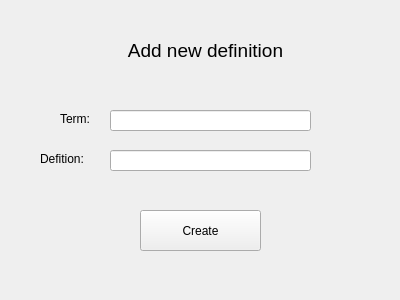
<?xml version="1.0" encoding="UTF-8"?>
<ui version="4.0">
 <class>AddDefinition</class>
 <widget class="QWidget" name="AddDefinition">
  <property name="geometry">
   <rect>
    <x>0</x>
    <y>0</y>
    <width>400</width>
    <height>300</height>
   </rect>
  </property>
  <property name="windowTitle">
   <string>AddDefinition</string>
  </property>
  <widget class="QPushButton" name="createButton">
   <property name="geometry">
    <rect>
     <x>140</x>
     <y>210</y>
     <width>121</width>
     <height>41</height>
    </rect>
   </property>
   <property name="text">
    <string>Create</string>
   </property>
  </widget>
  <widget class="QLineEdit" name="termLineEdit">
   <property name="geometry">
    <rect>
     <x>110</x>
     <y>110</y>
     <width>201</width>
     <height>21</height>
    </rect>
   </property>
  </widget>
  <widget class="QLineEdit" name="definitionLineEdit">
   <property name="geometry">
    <rect>
     <x>110</x>
     <y>150</y>
     <width>201</width>
     <height>21</height>
    </rect>
   </property>
  </widget>
  <widget class="QLabel" name="label">
   <property name="geometry">
    <rect>
     <x>110</x>
     <y>30</y>
     <width>191</width>
     <height>41</height>
    </rect>
   </property>
   <property name="font">
    <font>
     <pointsize>14</pointsize>
    </font>
   </property>
   <property name="tabletTracking">
    <bool>false</bool>
   </property>
   <property name="text">
    <string>Add new definition</string>
   </property>
   <property name="alignment">
    <set>Qt::AlignCenter</set>
   </property>
  </widget>
  <widget class="QLabel" name="label_2">
   <property name="geometry">
    <rect>
     <x>60</x>
     <y>110</y>
     <width>41</width>
     <height>17</height>
    </rect>
   </property>
   <property name="text">
    <string>Term:</string>
   </property>
  </widget>
  <widget class="QLabel" name="label_3">
   <property name="geometry">
    <rect>
     <x>40</x>
     <y>150</y>
     <width>61</width>
     <height>17</height>
    </rect>
   </property>
   <property name="text">
    <string>Defition:</string>
   </property>
  </widget>
 </widget>
 <resources/>
 <connections/>
</ui>
